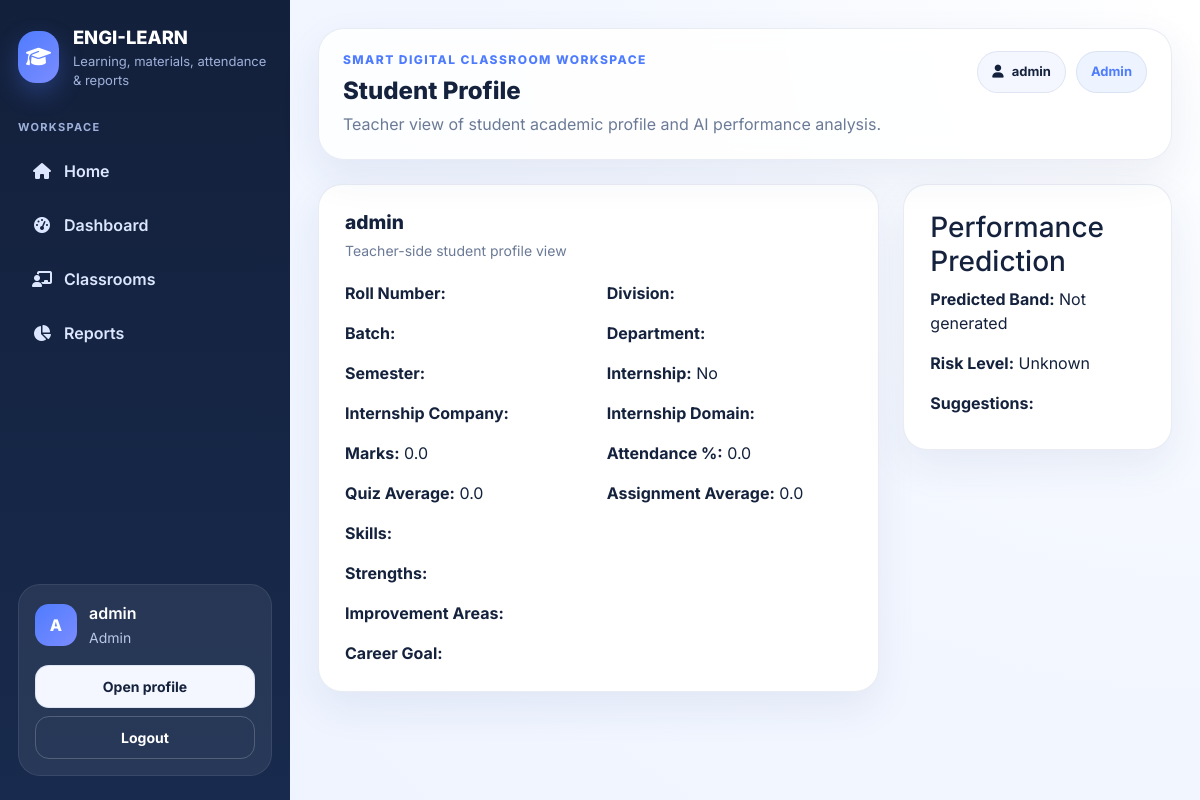
Page /teacher/student-profile/1/ (signed in) on the committed database.
### core/models.py (models this page shows, shortened)
class Profile(models.Model):
    ROLE_CHOICES = (
        ('admin', 'Admin'),
        ('teacher', 'Teacher'),
        ('student', 'Student'),
    )
    user = models.OneToOneField(User, on_delete=models.CASCADE)
    role = models.CharField(max_length=20, choices=ROLE_CHOICES, default='student')
    phone = models.CharField(max_length=20, blank=True)
    bio = models.TextField(blank=True)

class StudentAcademicProfile(models.Model):
    user = models.OneToOneField(settings.AUTH_USER_MODEL, on_delete=models.CASCADE, related_name="student_academic_profile")
    student_name = models.CharField(max_length=150, blank=True)
    roll_number = models.CharField(max_length=50, blank=True)
    division = models.CharField(max_length=30, blank=True)
    batch = models.CharField(max_length=50, blank=True)
    department = models.CharField(max_length=100, blank=True)
    semester = models.CharField(max_length=30, blank=True)
    internship = models.BooleanField(default=False)
    internship_company = models.CharField(max_length=150, blank=True)
    internship_domain = models.CharField(max_length=150, blank=True)
    marks = models.FloatField(default=0.0)
    attendance_percentage = models.FloatField(default=0.0)
    quiz_average = models.FloatField(default=0.0)
    assignment_average = models.FloatField(default=0.0)
    skills = models.TextField(blank=True)
    strengths = models.TextField(blank=True)
    improvement_areas = models.TextField(blank=True)
    career_goal = models.CharField(max_length=200, blank=True)
    guardian_name = models.CharField(max_length=150, blank=True)
    guardian_contact = models.CharField(max_length=20, blank=True)
    predicted_band = models.CharField(max_length=50, blank=True, default="Not generated")
    risk_level = models.CharField(max_length=50, blank=True, default="Unknown")
    ai_suggestions = models.TextField(blank=True)
    created_at = models.DateTimeField(auto_now_add=True)
    updated_at = models.DateTimeField(auto_now=True)

### core/views.py (the view)
# urls.py: path("teacher/student-profile/<int:user_id>/", views.teacher_view_student_profile, name="teacher_view_student_profile"),
@login_required
def teacher_view_student_profile(request, user_id):
    student_user = get_object_or_404(User, id=user_id)
    student_profile_obj, created = StudentAcademicProfile.objects.get_or_create(user=student_user)
    allowed = False
    if hasattr(request.user, "profile"):
        if request.user.profile.role in ["teacher", "admin"]:
            allowed = True
    if not allowed:
        messages.error(request, "You are not allowed to view this page.")
        return redirect("dashboard")
    return render(
        request,
        "core/teacher_student_profile_view.html",
        {
            "student_user": student_user,
            "student_profile_obj": student_profile_obj,
        },
    )

### core/templates/core/teacher_student_profile_view.html (shortened to what this page needs)
{% extends 'core/base.html' %}
{% block page_title %}Student Profile{% endblock %}
{% block page_subtitle %}Teacher view of student academic profile and AI performance analysis.{% endblock %}
{% block content %}
<div class="row g-4">
    <div class="col-lg-8">
        <div class="content-panel">
            <div class="panel-header">
                <div>
                    <h3>{{ student_profile_obj.student_name|default:student_user.get_full_name|default:student_user.username }}</h3>
                    <p>Teacher-side student profile view</p>
                </div>
            </div>
            <div class="row g-3">
                <div class="col-md-6"><strong>Roll Number:</strong> {{ student_profile_obj.roll_number }}</div>
                <div class="col-md-6"><strong>Division:</strong> {{ student_profile_obj.division }}</div>
                <div class="col-md-6"><strong>Batch:</strong> {{ student_profile_obj.batch }}</div>
                <div class="col-md-6"><strong>Department:</strong> {{ student_profile_obj.department }}</div>
                <div class="col-md-6"><strong>Semester:</strong> {{ student_profile_obj.semester }}</div>
                <div class="col-md-6"><strong>Internship:</strong> {% if student_profile_obj.internship %}Yes{% else %}No{% endif %}</div>
                <div class="col-md-6"><strong>Internship Company:</strong> {{ student_profile_obj.internship_company }}</div>
                <div class="col-md-6"><strong>Internship Domain:</strong> {{ student_profile_obj.internship_domain }}</div>
                <div class="col-md-6"><strong>Marks:</strong> {{ student_profile_obj.marks }}</div>
                <div class="col-md-6"><strong>Attendance %:</strong> {{ student_profile_obj.attendance_percentage }}</div>
                <div class="col-md-6"><strong>Quiz Average:</strong> {{ student_profile_obj.quiz_average }}</div>
                <div class="col-md-6"><strong>Assignment Average:</strong> {{ student_profile_obj.assignment_average }}</div>
                <div class="col-12"><strong>Skills:</strong> {{ student_profile_obj.skills|linebreaksbr }}</div>
                <div class="col-12"><strong>Strengths:</strong> {{ student_profile_obj.strengths|linebreaksbr }}</div>
                <div class="col-12"><strong>Improvement Areas:</strong> {{ student_profile_obj.improvement_areas|linebreaksbr }}</div>
                <div class="col-12"><strong>Career Goal:</strong> {{ student_profile_obj.career_goal }}</div>
            </div>
        </div>
    </div>
    <div class="col-lg-4">
        <div class="content-panel">
            <h3>Performance Prediction</h3>
            <div class="mb-3"><strong>Predicted Band:</strong> {{ student_profile_obj.predicted_band }}</div>
            <div class="mb-3"><strong>Risk Level:</strong> {{ student_profile_obj.risk_level }}</div>
            <div><strong>Suggestions:</strong></div>
        </div>
    </div>
</div>
{% endblock %}

### core/templates/core/base.html (shortened to what this page needs)
{% load static %}
<!DOCTYPE html>
<html lang="en">
<head>
    <link href="https://cdn.jsdelivr.net/npm/bootstrap@5.3.3/dist/css/bootstrap.min.css" rel="stylesheet">
    <link rel="stylesheet" href="https://cdnjs.cloudflare.com/ajax/libs/font-awesome/6.5.2/css/all.min.css">
    <link rel="stylesheet" href="{% static 'css/style.css' %}">
</head>
<body class="app-bg">
<div class="layout-shell">
    <aside class="sidebar-panel" id="sidebarPanel">
        <div>
            <a href="/" class="brand-link text-decoration-none">
                <div class="brand-logo"><i class="fa-solid fa-graduation-cap"></i></div>
                <div>
                    <div class="brand-title">ENGI-LEARN</div>
                    <div class="brand-subtitle">Learning, materials, attendance & reports</div>
                </div>
            </a>
            <div class="sidebar-section-title">Workspace</div>
            <nav class="nav flex-column app-nav">
                <a class="nav-link {% if request.path == '/' %}active{% endif %}" href="/"><i class="fa-solid fa-house"></i><span>Home</span></a>
                {% if user.is_authenticated %}
                    <a class="nav-link {% if '/dashboard/' in request.path %}active{% endif %}" href="{% url 'dashboard' %}"><i class="fa-solid fa-gauge-high"></i><span>Dashboard</span></a>
                    <a class="nav-link " href="{% url 'classroom_list' %}"><i class="fa-solid fa-chalkboard-user"></i><span>Classrooms</span></a>
                    <a class="nav-link {% if '/reports/' in request.path %}active{% endif %}" href="{% url 'reports' %}"><i class="fa-solid fa-chart-pie"></i><span>Reports</span></a>
                {% endif %}
            </nav>
        </div>
        {% if user.is_authenticated %}
        <div class="sidebar-footer-card">
            <div class="sidebar-user-mini mb-3">
                <div class="avatar-chip">{{ user.first_name|default:user.username|first|upper }}</div>
                <div class="sidebar-user-meta">
                    <div class="fw-semibold">{{ user.get_full_name|default:user.username }}</div>
                    <small class="text-capitalize">{{ user.profile.role }}</small>
                </div>
            </div>
            <div class="d-grid gap-2">
                <a href="{% url 'profile' %}" class="btn btn-soft btn-sm">Open profile</a>
                <a href="{% url 'logout' %}" class="btn btn-outline-soft btn-sm">Logout</a>
            </div>
        </div>
        {% endif %}
    </aside>
    <main class="main-panel">
        <header class="topbar-panel">
            <div class="d-flex align-items-start gap-3 flex-grow-1">
                <div>
                    <div class="eyebrow">Smart digital classroom workspace</div>
                    <h1 class="page-title">{% block page_title %}SmartClass{% endblock %}</h1>
                    <div class="page-subtitle">{% block page_subtitle %}Manage classes, materials, assignments, quizzes, attendance, and reports in one polished dashboard.{% endblock %}</div>
                </div>
            </div>
            <div class="header-actions">
                {% if user.is_authenticated %}
                    <div class="header-chips">
                        <span class="header-chip"><i class="fa-solid fa-user"></i> {{ user.get_full_name|default:user.username }}</span>
                        <span class="header-chip role-chip text-capitalize">{{ user.profile.role }}</span>
                    </div>
                {% else %}
                    <a class="btn btn-soft" href="{% url 'login' %}">Login</a>
                    <a class="btn btn-gradient" href="{% url 'register' %}">Create account</a>
                {% endif %}
            </div>
        </header>
        {% block content %}{% endblock %}
    </main>
</div>
</body>
</html>

### static/css/style.css (style rules this page uses)
:root { --bg: #f3f7ff; --surface: #ffffff; --surface-soft: #f7faff; --border: rgba(116, 140, 181, 0.16); --text: #15223d; --muted: #6b7a96; --muted-2: #8a98b2; --primary: #4f7cff; --primary-2: #7b8cff; --success: #22c55e; --warning: #f59e0b; --orange-soft: #fff6e9; --shadow: 0 16px 40px rgba(36, 68, 130, 0.08); --radius: 24px; }
* { box-sizing: border-box; }
body { margin: 0; font-family: 'Inter', sans-serif; background: radial-gradient(circle at top right, #ffffff 0%, #f3f7ff 42%, #edf3ff 100%); color: var(--text); }
.app-bg { min-height: 100vh; }
.layout-shell { display: flex; min-height: 100vh; }
.sidebar-panel { width: 290px; background: linear-gradient(180deg, #13203b 0%, #182a4d 100%); color: #fff; padding: 24px 18px; display: flex; flex-direction: column; justify-content: space-between; position: sticky; top: 0; height: 100vh; }
.brand-link { display: flex; gap: 14px; align-items: center; margin-bottom: 28px; }
.brand-logo { width: 52px; height: 52px; border-radius: 18px; display: grid; place-items: center; background: linear-gradient(135deg, var(--primary), var(--primary-2)); color: #fff; font-size: 20px; box-shadow: 0 10px 24px rgba(79,124,255,.30); }
.brand-title { color: #fff; font-size: 1.15rem; font-weight: 800; }
.brand-subtitle { color: #9fb1da; font-size: 13px; }
.sidebar-section-title, .sidebar-feature-title { color: #9fb1da; letter-spacing: .12em; font-size: 11px; text-transform: uppercase; font-weight: 700; margin-bottom: 12px; }
.app-nav .nav-link { display: flex; align-items: center; gap: 12px; color: #dce7ff; padding: 12px 14px; border-radius: 16px; margin-bottom: 6px; font-weight: 600; }
.app-nav .nav-link i { width: 20px; text-align: center; }
.sidebar-footer-card, .sidebar-feature-card { background: rgba(255,255,255,.07); border: 1px solid rgba(255,255,255,.08); border-radius: 22px; padding: 16px; }
.sidebar-user-mini { display: flex; gap: 12px; align-items: center; }
.avatar-chip { width: 42px; height: 42px; border-radius: 14px; background: linear-gradient(135deg, var(--primary), var(--primary-2)); color: #fff; display: grid; place-items: center; font-weight: 800; }
.sidebar-user-meta small { color: #b9c7e7; }
.main-panel { flex: 1; padding: 28px; }
.topbar-panel { background: rgba(255,255,255,.86); backdrop-filter: blur(14px); border: 1px solid var(--border); border-radius: 26px; box-shadow: var(--shadow); padding: 22px 24px; display: flex; justify-content: space-between; gap: 18px; align-items: flex-start; margin-bottom: 24px; }
.eyebrow { color: var(--primary); font-size: 12px; letter-spacing: .12em; text-transform: uppercase; font-weight: 800; margin-bottom: 8px; }
.page-title { margin: 0 0 6px; font-weight: 800; font-size: clamp(1.5rem, 2vw, 2.2rem); }
.page-subtitle { color: var(--muted); max-width: 760px; line-height: 1.6; }
.header-actions { display: flex; align-items: center; gap: 12px; }
.header-chips { display: flex; gap: 10px; flex-wrap: wrap; }
.header-chip { display: inline-flex; gap: 8px; align-items: center; background: #f4f7ff; border: 1px solid var(--border); color: var(--text); padding: 10px 14px; border-radius: 999px; font-size: 13px; font-weight: 700; }
.role-chip { background: #edf4ff; color: var(--primary); }
.btn { border-radius: 14px; padding: 10px 16px; font-weight: 700; }
.btn-soft { background: #f4f7ff !important; color: var(--text) !important; border: 1px solid var(--border) !important; }
.btn-outline-soft { background: transparent !important; color: #fff !important; border: 1px solid rgba(255,255,255,.20) !important; }
.dashboard-hero .hero-card, .dashboard-hero .hero-side-card, .dashboard-stat-card, .content-panel, .surface-card, .center-form-card, .form-layout-card, .section-surface { background: var(--surface); border: 1px solid var(--border); border-radius: var(--radius); box-shadow: var(--shadow); }
.content-panel, .surface-card, .center-form-card, .section-surface { padding: 26px; }
.panel-header { display: flex; justify-content: space-between; align-items: flex-start; gap: 16px; margin-bottom: 20px; flex-wrap: wrap; }
.panel-header h3 { margin: 0 0 6px; font-size: 1.2rem; font-weight: 800; color: var(--text); }
.panel-header p { margin: 0; color: var(--muted); font-size: 14px; }

### rows in the picture
StudentAcademicProfile: student_name "admin", marks "0.0", attendance_percentage "0.0", quiz_average "0.0", assignment_average "0.0", predicted_band "Not generated", risk_level "Unknown"

### other values in the picture
{{ user.first_name|default:user.username|first|upper }} "A"
{{ user.get_full_name|default:user.username }} "admin"
{{ user.profile.role }} "Admin"
